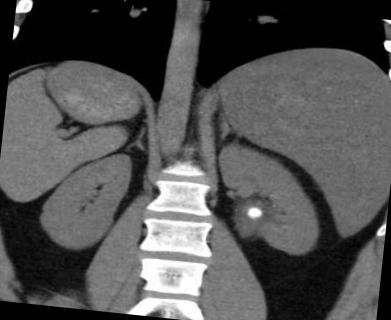
#> input picture data/labeled/images/1-3-46-670589-33-1-63700700749865510700001-5062181202000819812_png_jpg.rf.74493ef7bdab6de49e88f708a5745000.jpg, 391 x 320 px, found by its file name
$ python kidney_annotation.py
#> lines starting #> are read from the running program, lines starting #| are printed output that depends on the picture
import numpy as np
import cv2
import matplotlib.pyplot as plt
from skimage import measure
from scipy.ndimage import label
import os

# Step 1: Preprocess the input image
def preprocess_image(image_path, img_size=(256, 256)):
    """
    Preprocess the input image by loading it in grayscale, resizing, and normalizing pixel values.

    Args:
        image_path (str): Path to the input image file.
        img_size (tuple): Desired size for the output image (width, height). Default is (256, 256).

    Returns:
        np.ndarray: Preprocessed image with normalized pixel values.
    """
#> called with img_size = (256, 256)
    # Load image in grayscale
    image = cv2.imread(image_path, cv2.IMREAD_GRAYSCALE)
#> image is the input picture: shape (320, 391); min 0, max 255, mean 81.5

    # Resize image to the specified size
    image_resized = cv2.resize(image, img_size)
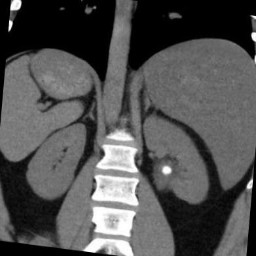
#> image_resized: shape (256, 256); min 0, max 255, mean 81.4

    # Normalize pixel values to the range [0, 1]
    image_normalized = image_resized / 255.0

    return image_normalized

# Step 2: Region-growing algorithm
# [49 lines left out: function region_growing, not called in this run]

# Step 3: Heuristic for selecting seeds
def select_seed(image, kidney_name):
    """
    Manually selects a seed for the kidney by clicking on the image.

    Args:
        image (np.ndarray): Input grayscale image.
        kidney_name (str): Name of the kidney (left or right) for display purposes.

    Returns:
        tuple: (x, y) coordinate of the seed point.
    """
    plt.imshow(image, cmap='gray')
    plt.title(f'Click on the {kidney_name} kidney')
#> (the run stopped early here; a loop or call above may not have finished)

$ run again, with data/labeled/images/1-3-46-670589-33-1-63700700749865510700001-5062181202000819812_png_jpg.rf.269520bcaab75e008e00f57f3fa98851.jpg copied over data/labeled/images/1-3-46-670589-33-1-63700700749865510700001-5062181202000819812_png_jpg.rf.74493ef7bdab6de49e88f708a5745000.jpg
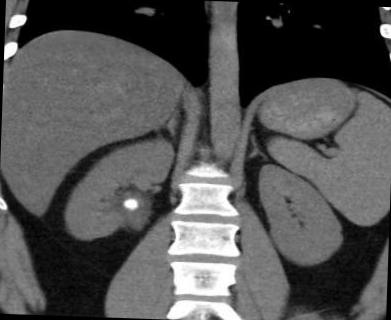
#> input picture data/labeled/images/1-3-46-670589-33-1-63700700749865510700001-5062181202000819812_png_jpg.rf.269520bcaab75e008e00f57f3fa98851.jpg, 391 x 320 px, found by its file name
#> in preprocess_image, image is the input picture: shape (320, 391); min 0, max 255, mean 83.7
#> in preprocess_image, `image_resized = cv2.resize(image, img_size)`:
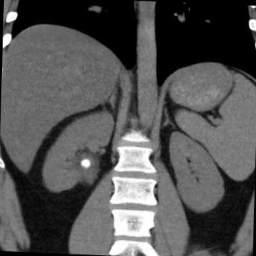
#> image_resized: shape (256, 256); min 0, max 255, mean 83.5

$ run again, with data/labeled/images/1-3-46-670589-33-1-63700700750188529100001-5659992199131706929_png_jpg.rf.20fb68d8630e3526b4e7e5c8198277cc.jpg copied over data/labeled/images/1-3-46-670589-33-1-63700700749865510700001-5062181202000819812_png_jpg.rf.74493ef7bdab6de49e88f708a5745000.jpg
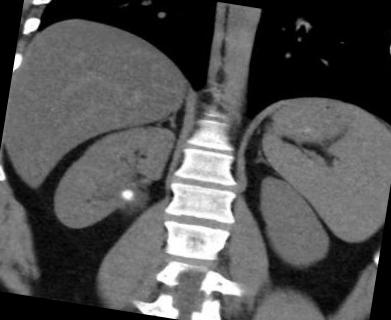
#> input picture data/labeled/images/1-3-46-670589-33-1-63700700750188529100001-5659992199131706929_png_jpg.rf.20fb68d8630e3526b4e7e5c8198277cc.jpg, 391 x 320 px, found by its file name
#> in preprocess_image, image is the input picture: shape (320, 391); min 0, max 255, mean 82.4
#> in preprocess_image, `image_resized = cv2.resize(image, img_size)`:
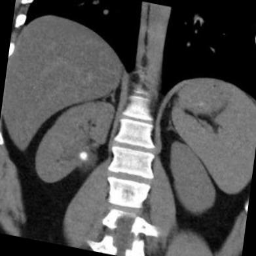
#> image_resized: shape (256, 256); min 0, max 255, mean 82.3

$ run again, with data/labeled/images/1-3-46-670589-33-1-63700700750188529100001-5659992199131706929_png_jpg.rf.32f57db5f742576e560a82af2a4666e7.jpg copied over data/labeled/images/1-3-46-670589-33-1-63700700749865510700001-5062181202000819812_png_jpg.rf.74493ef7bdab6de49e88f708a5745000.jpg
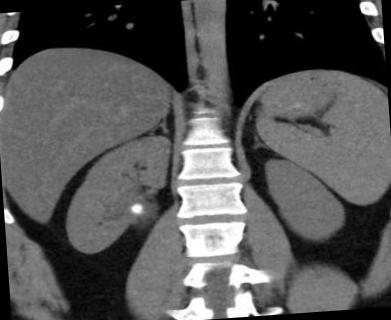
#> input picture data/labeled/images/1-3-46-670589-33-1-63700700750188529100001-5659992199131706929_png_jpg.rf.32f57db5f742576e560a82af2a4666e7.jpg, 391 x 320 px, found by its file name
#> in preprocess_image, image is the input picture: shape (320, 391); min 0, max 255, mean 85.7
#> in preprocess_image, `image_resized = cv2.resize(image, img_size)`:
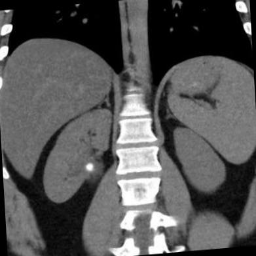
#> image_resized: shape (256, 256); min 0, max 255, mean 85.6
